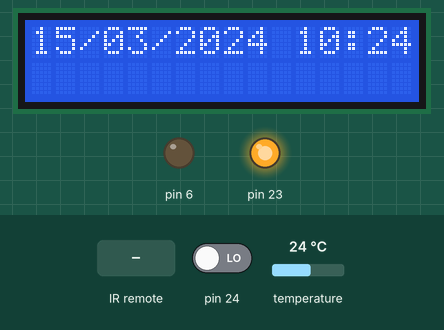
Simulated run of this sketch. Board: Arduino Mega 2560, built with avr-gcc and run on an emulated ATmega2560. Parts: 16×2 character LCD, output pins drawn as LEDs (lit = HIGH). Inputs (shaded band) come from the test bench; at power-on: pin 24 LOW, temperature 24 °C. The local clock reads 2024-03-15 10:24:30 at power-on unless the sketch sets it; what the sketch prints to the serial monitor is not drawn.

Above: at 1.2 s.
1.3 s: infrared code 0xFFE21D received
3.1 s: infrared code 0xFF629D received
5.1 s: pin 24 driven HIGH
10.4 s: infrared code 0xFF22DD received
At 10.4 s:
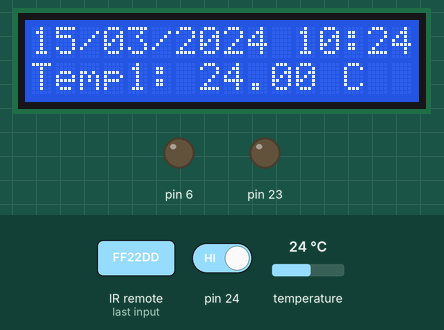
At 32.6 s:
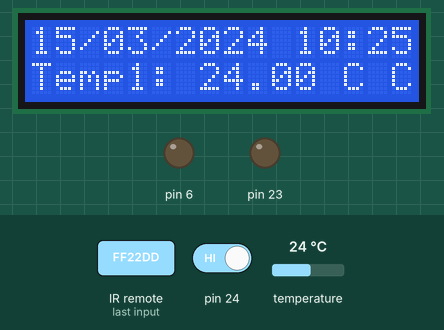
Timing chart, 0 to 34.1 s (numbered marks = the images above; inputs shaded):
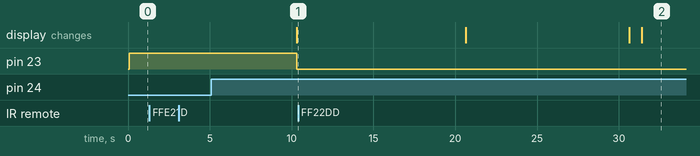

Measured:
- after the input at 1.3 s, every drawn part: stays the same
- after the input at 3.1 s, every drawn part: stays the same
- after the input at 5.1 s, pin 23: HIGH → LOW after 5.2 s

The sketch:

Prueba_IES_Augus.ino
```cpp
#include <OneWire.h>
#include <DallasTemperature.h>
#include <LiquidCrystal.h>
#include <RTClib.h>//Para RTC
#include "IRremote.h"

#define ONE_WIRE_BUS 25
#define TIME 10000//Tiempo

int i = 0;
const int rs = 27, en = 26, d4 = 31, d5 = 30, d6 = 29, d7 = 28;
char buffer[128];
String strValues;
unsigned long presentime;//Para contar el tiempo
unsigned long previoustime = 0;//Para contar el  tiempo
int receiver = 22; // Signal Pin of IR receiver to Arduino Digital Pin 11

IRrecv irrecv(receiver);     // create instance of 'irrecv'
decode_results results;      // create instance of 'decode_results'
RTC_DS3231 RTC;//Variable de RTC tipo 3231
LiquidCrystal lcd(rs, en, d4, d5, d6, d7);
OneWire oneWire(ONE_WIRE_BUS);
DallasTemperature sensors(&oneWire);

void setup() {
  Serial.begin(9600);
  lcd.begin(16, 2);
  sensors.begin();
  RTC.begin();
  if (!RTC.begin()) {
    Serial.println(F("Couldn't find RTC"));
    while (1);
  }
  //RTC.adjust(DateTime(__DATE__, __TIME__));//Para ajustar fecha y hora
  pinMode(23, OUTPUT);
  digitalWrite(23,HIGH);
  pinMode(24, INPUT);
  pinMode(6, OUTPUT);
  irrecv.enableIRIn(); // Start the receiver
}
void loop() {
  DateTime now = RTC.now();//Variable para RTC
  sprintf(buffer, "%02d/%02d/%04d %02d:%02d", now.day(), now.month(), now.year(), now.hour(), now.minute());
  strValues = buffer;
  lcd.setCursor(0, 0);
  lcd.print(strValues);
  sensors.requestTemperatures();
  float temp = sensors.getTempCByIndex(i);
  int pir = digitalRead(24);
  presentime = millis();
  if (presentime - previoustime >= TIME) {
    previoustime = presentime;
    switch (i) {
      case 0:
        Serial.print("Temp1: ");
        Serial.print(temp);
        Serial.print(" C");
        lcd.setCursor(0, 1);
        lcd.print("Temp1: ");
        lcd.print(temp);
        lcd.print(" C");
        if (pir) {
          digitalWrite(23, LOW);
        } else {
          digitalWrite(23, HIGH);
        }
        i++;
        break;
      case 1:
        Serial.print(" --- ");
        Serial.print("Temp2: ");
        Serial.print(temp);
        Serial.println(" C");
        lcd.setCursor(0, 1);
        lcd.print("Temp2: ");
        lcd.print(temp);
        lcd.print(" C");
        i = 0;
        break;
    }
  }
  if (irrecv.decode(&results)) {
    translateIR();
    irrecv.resume(); // receive the next value
  }
}
void setAnalog(int value){
  analogWrite(6,value);
}

void translateIR() {

  switch (results.value) {
    case 0xFFA25D:
      setAnalog(0);
      break;
    case 0xFFE21D:
      Serial.println("FUNC/STOP");
      break;
    case 0xFF629D:
      Serial.println("VOL+");
      break;
    case 0xFF22DD:
      Serial.println("FAST BACK");
      break;
    case 0xFF02FD:
      Serial.println("PAUSE");
      break;
    case 0xFFC23D:
      Serial.println("FAST FORWARD");
      break;
    case 0xFFE01F:
      Serial.println("DOWN");
      break;
    case 0xFFA857:
      Serial.println("VOL-");
      break;
    case 0xFF906F:
      Serial.println("UP");
      break;
    case 0xFF9867:
      Serial.println("EQ");
      break;
    case 0xFFB04F:
      Serial.println("ST/REPT");
      break;
    case 0xFF6897:
      analogWrite(6,25);
      break;
    case 0xFF30CF:
      analogWrite(6,50);
      break;
    case 0xFF18E7:
      analogWrite(6,75);
      break;
    case 0xFF7A85:
      analogWrite(6,100);
      break;
    case 0xFF10EF:
      analogWrite(6,125);
      break;
    case 0xFF38C7:
      analogWrite(6,150);
      break;
    case 0xFF5AA5:
      analogWrite(6,175);
      break;
    case 0xFF42BD:
      analogWrite(6,200);
      break;
    case 0xFF4AB5:
      analogWrite(6,225);
      break;
    case 0xFF52AD:
      analogWrite(6,255);
      break;
    case 0xFFFFFFFF:
      Serial.println(" REPEAT");
      break;
    default:
      Serial.println(" other button   ");

  }
  delay(500);
}
```
